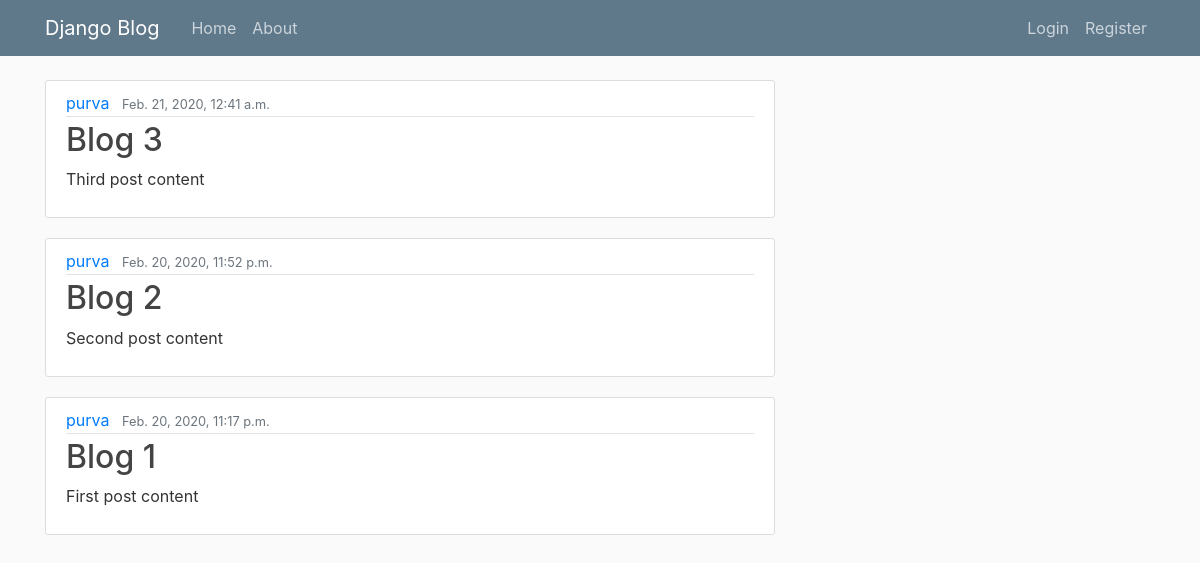
The page / on the database its author committed.
### blog/models.py (models this page shows, shortened)
class Post(models.Model):
    title = models.CharField(max_length=200)
    content = models.TextField()
    date_posted = models.DateTimeField(default=timezone.now)
    author = models.ForeignKey(User, on_delete=models.CASCADE)

### blog/views.py (the view)
# urls.py: path('', PostListView.as_view(), name='blog-home'),
class PostListView(ListView):
    model = Post
    template_name = 'blog/home.html' #the format for the url
    context_object_name = 'posts'
    ordering = ['-date_posted'] #for giving latest post first

### blog/templates/blog/home.html
{% extends "blog/base.html" %}
{% block content %}
  {%for p in posts%}
<article class="media content-section">
  <div class="media-body">
    <div class="article-metadata">
      <a class="mr-2" href="#">{{ p.author }}</a>
      <small class="text-muted">{{ p.date_posted }}</small>
    </div>
    <h2><a class="article-title" href="#">{{ p.title }}</a></h2>
    <p class="article-content">{{ p.content }}</p>
  </div>
</article>
  {%endfor%}
{% endblock content %}

### blog/templates/blog/base.html (shortened to what this page needs)
{% load static %}
<!DOCTYPE html>
<html lang="en" dir="ltr">
  <head>
    <link rel="stylesheet" href="https://maxcdn.bootstrapcdn.com/bootstrap/4.0.0/css/bootstrap.min.css">
    <link rel="stylesheet" type="text/css" href="{% static 'blog/main.css' %}">
  </head>
  <body>
    <header class="site-header">
  <nav class="navbar navbar-expand-md navbar-dark bg-steel fixed-top">
    <div class="container">
      <a class="navbar-brand mr-4" href="/">Django Blog</a>
      <div class="collapse navbar-collapse" id="navbarToggle">
        <div class="navbar-nav mr-auto">
          <a class="nav-item nav-link" href="{% url 'blog-home' %}">Home</a>
          <a class="nav-item nav-link" href="{% url 'blog-about' %}">About</a>
        </div>
        <div class="navbar-nav">
          {% if user.is_authenticated %}
          <!-- if the user is already logged  in then the Login and Register
          does not need to be displayed in the upper right corner of the
          nav bar. This condition checks if the user is already logged in using
          the attribute is_authenticated.
          So, we put a logut option insted-->
          <a class="nav-item nav-link" href="{% url 'profile' %}">Profile</a>
          <a class="nav-item nav-link" href="{% url 'logout' %}">Logout</a>
        {% else %}
          <a class="nav-item nav-link" href="{% url 'login' %}">Login</a>
          <a class="nav-item nav-link" href="{% url 'register' %}">Register</a>
        {% endif %}
        </div>
      </div>
    </div>
  </nav>
</header>
<main role="main" class="container">
<div class="row">
  <div class="col-md-8">
    {% block content %}{% endblock %}
  </div>
  </body>
</html>

### blog/static/blog/main.css (style rules this page uses)
body { background: #fafafa; color: #333333; margin-top: 5rem; }
h1, h2, h3, h4, h5, h6 { color: #444444; }
.bg-steel { background-color: #5f788a; }
.site-header .navbar-nav .nav-link { color: #cbd5db; }
.content-section { background: #ffffff; padding: 10px 20px; border: 1px solid #dddddd; border-radius: 3px; margin-bottom: 20px; }
.article-title { color: #444444; }
.article-content { white-space: pre-line; }
.article-metadata { padding-bottom: 1px; margin-bottom: 4px; border-bottom: 1px solid #e3e3e3 }

### rows shown on the page
Post: author "purva", date_posted "Feb. 21, 2020, 12:41 a.m.", title "Blog 3", content "Third post content"
Post: author "purva", date_posted "Feb. 20, 2020, 11:52 p.m.", title "Blog 2", content "Second post content"
Post: author "purva", date_posted "Feb. 20, 2020, 11:17 p.m.", title "Blog 1", content "First post content"
